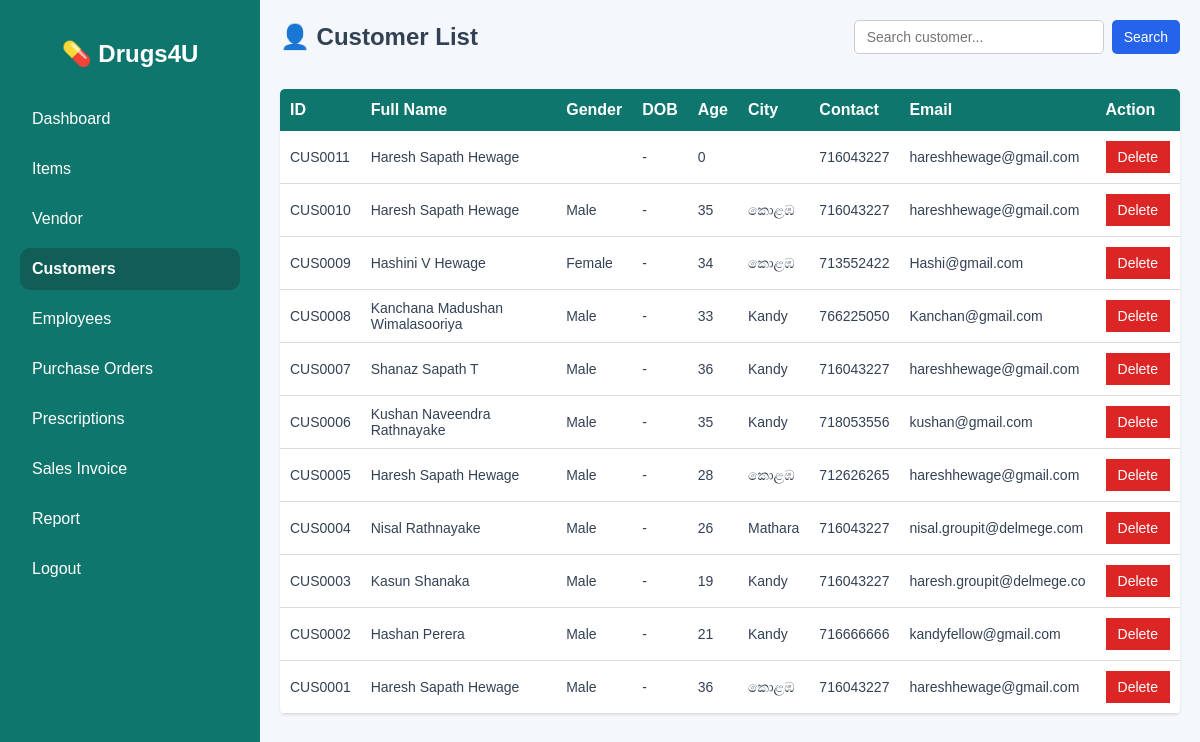
The page /customer_list.php (signed in) on the database as committed earlier.
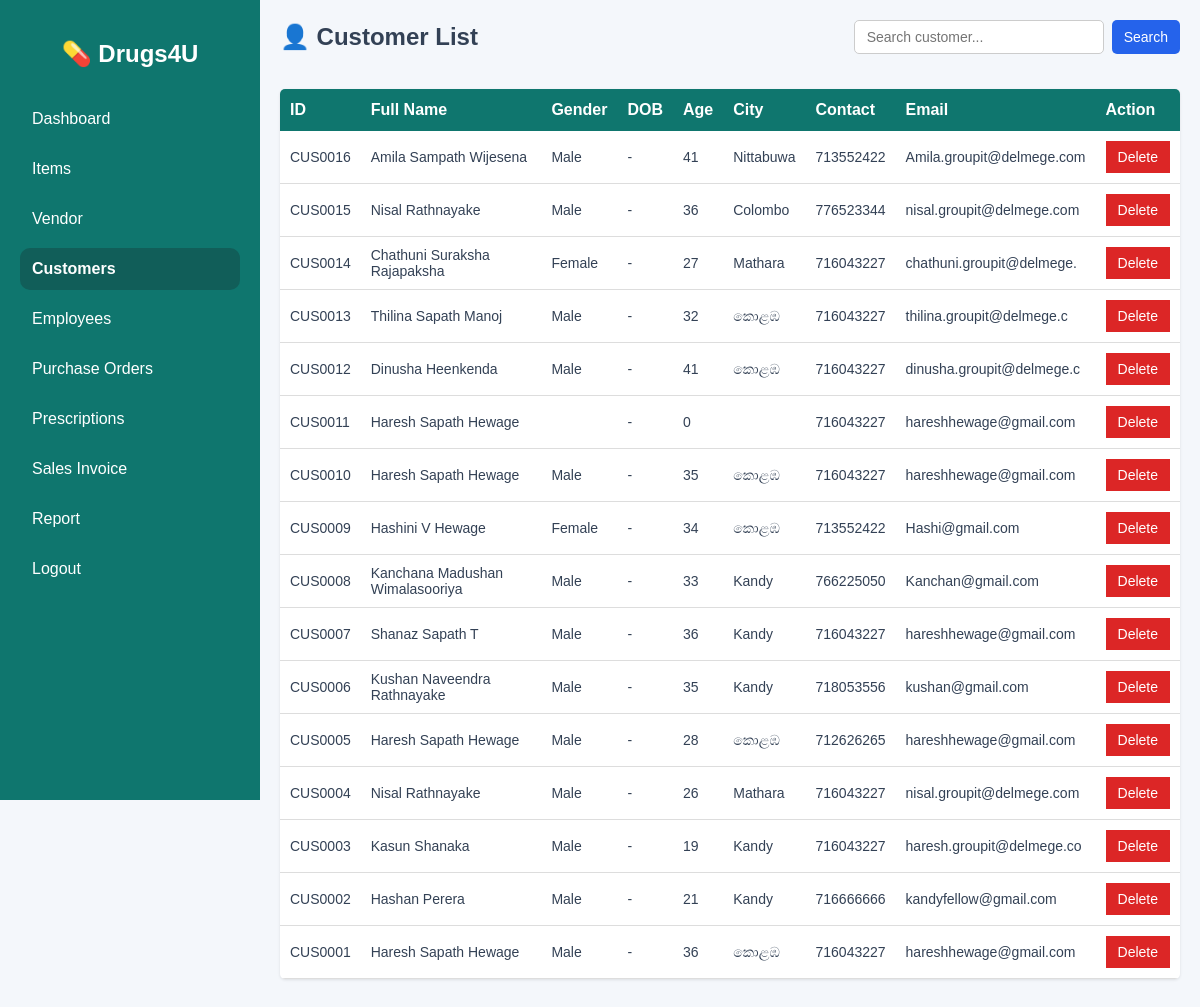
The same page on the database as committed later.
### tables this page shows
CREATE TABLE `customer` (
  `id` int(11) NOT NULL,
  `cus_id` varchar(18) NOT NULL,
  `f_name` varchar(200) NOT NULL,
  `m_name` varchar(200) NOT NULL,
  `s_name` varchar(200) NOT NULL,
  `fl_name` varchar(350) NOT NULL,
  `gender` varchar(10) NOT NULL,
  `dob` date NOT NULL,
  `age` int(3) NOT NULL,
  `address` varchar(500) NOT NULL,
  `city` varchar(250) NOT NULL,
  `con_no` int(25) NOT NULL,
  `email` varchar(25) NOT NULL,
  `pass` varchar(255) NOT NULL
);

### customer_list.php (the view, shortened to what this page needs)
<?php
include 'connection.php';
function runQuery($conn, $sql){
    $result = mysqli_query($conn, $sql);
    return $result;
}
$search = "";
if (isset($_GET['search']) && $_GET['search'] != "") {
    $search = mysqli_real_escape_string($conn, $_GET['search']);
    $sql = "SELECT * FROM customer
            WHERE cus_id LIKE '%$search%'
            OR fl_name LIKE '%$search%'
            OR email LIKE '%$search%'
            OR con_no LIKE '%$search%'
            ORDER BY cus_id DESC";
} else {
    $sql = "SELECT * FROM customer ORDER BY cus_id DESC";
}
$result = runQuery($conn, $sql);
?>
<!DOCTYPE html>
<html lang="en">
<head>
</head>
<body>
<div class="wrapper">
    <div class="sidebar">
        <h2>💊 Drugs4U</h2>
        <a href="dashboard.php">Dashboard</a>
        <a href="item.php">Items</a>
	    <a href="vendor.php">Vendor</a>
        <a href="customer_list.php" class="active">Customers</a>
        <a href="employee_reg.php">Employees</a>
        <a href="purchase_order.php">Purchase Orders</a>
        <a href="prescription_list.php">Prescriptions</a>
	    <a href="sales_invoice.php">Sales Invoice</a>
        <a href="report.php">Report</a>
        <a href="logout.php">Logout</a>
    </div>
    <div class="main-content">
        <div class="top-bar">
            <h2>👤 Customer List</h2>
            <div class="action-buttons">
                <form method="GET" class="search-form">
                    <input type="text" name="search" class="search-input" placeholder="Search customer..." value="<?= htmlspecialchars($search); ?>">
                    <button type="submit" class="po-btn">Search</button>
                </form>
            </div>
        </div>
        <div class="container">
            <div class="table-responsive">
                <table>
                    <thead>
                        <tr>
                            <th>ID</th>
                            <th>Full Name</th>
                            <th>Gender</th>
                            <th>DOB</th>
                            <th>Age</th>
                            <th>City</th>
                            <th>Contact</th>
                            <th>Email</th>
                            <th>Action</th>
                        </tr>
                    </thead>
                    <tbody>
                        <?php if(mysqli_num_rows($result) > 0) { ?>
                            <?php while ($row = mysqli_fetch_assoc($result)) { ?>
                            <tr>
                                <td><?= htmlspecialchars($row['cus_id'] ?? '-'); ?></td>
                                <td><?= htmlspecialchars($row['fl_name'] ?? '-'); ?></td>
                                <td><?= htmlspecialchars($row['gender'] ?? '-'); ?></td>
                                <td><?= htmlspecialchars($row['DOB'] ?? '-'); ?></td>
                                <td><?= htmlspecialchars($row['age'] ?? '-'); ?></td>
                                <td><?= htmlspecialchars($row['city'] ?? '-'); ?></td>
                                <td><?= htmlspecialchars($row['con_no'] ?? '-'); ?></td>
                                <td><?= htmlspecialchars($row['email'] ?? '-'); ?></td>
                                <td>
                                    <div class="action-cell">
                                        <a href="?delete=<?= urlencode($row['cus_id']); ?>" class="del-btn" onclick="return confirm('Delete this customer?')">
                                            <button type="button" class="del-btn">Delete</button>
                                        </a>
                                    </div>
                                </td>
                            </tr>
                            <?php } ?>
                        <?php } else { ?> <tr>
                                <td colspan="9" style="text-align: center; padding: 20px; color: #64748b;">No customers found.</td>
                            </tr>
                        <?php } ?>
                    </tbody>
                </table>
            </div>
        </div>
    </div>
</div>
</body>
</html>

### customer_list.php (style rules this page uses)
body { font-family: Arial, sans-serif; background: #f4f7fb; margin: 0; }
.wrapper { display: flex; flex-direction: row; }
.sidebar { width: 260px; background: #0f766e; color: #fff; height: 100vh; position: fixed; padding: 20px; box-sizing: border-box; overflow-y: auto; z-index: 100; }
.sidebar h2 { text-align: center; margin-bottom: 30px; }
.sidebar a { display: block; color: #fff; text-decoration: none; padding: 12px; margin-bottom: 8px; border-radius: 10px; }
.main-content { margin-left: 260px; width: calc(100% - 260px); box-sizing: border-box; }
.container { padding: 20px; }
.top-bar { padding: 20px 20px 15px 20px; display: flex; flex-wrap: wrap; justify-content: space-between; align-items: center; gap: 15px; }
.top-bar h2 { margin: 0; color: #334155; }
.action-buttons { display: flex; gap: 10px; align-items: center; }
.search-form { display: flex; gap: 8px; }
input { padding: 8px 12px; box-sizing: border-box; border: 1px solid #ccc; border-radius: 5px; font-size: 14px; }
.search-input { width: 250px; }
button { padding: 8px 12px; border: none; border-radius: 5px; cursor: pointer; font-size: 14px; }
.po-btn { background: #2563eb; color: #fff; }
.del-btn { background: #dc2626; color: #fff; text-decoration: none; display: inline-block; }
.table-responsive { width: 100%; overflow-x: auto; background: #fff; border-radius: 5px; box-shadow: 0 1px 3px rgba(0,0,0,0.1); margin-bottom: 20px; }
table { width: 100%; border-collapse: collapse; min-width: 800px; }
th { background: #0f766e; color: #fff; padding: 12px 10px; text-align: left; }
td { padding: 10px; border-bottom: 1px solid #ddd; color: #334155; font-size: 14px; }
.action-cell { display: flex; gap: 5px; flex-wrap: wrap; }
.sidebar a.active { background: #115e59; font-weight: bold; }

Rows that differ between the two databases and show on the page:
added customer: cus "CUS0016", fl_name "Amila Sampath Wijesena", gender "Male", DOB "-", age "41", city "Nittabuwa", con_no "713552422", email "Amila.groupit@delmege.com"
added customer: cus "CUS0015", fl_name "Nisal Rathnayake", gender "Male", DOB "-", age "36", city "Colombo", con_no "776523344", email "nisal.groupit@delmege.com"
added customer: cus "CUS0014", fl_name "Chathuni Suraksha Rajapaksha", gender "Female", DOB "-", age "27", city "Mathara", con_no "716043227", email "chathuni.groupit@delmege."
added customer: cus "CUS0013", fl_name "Thilina Sapath Manoj", gender "Male", DOB "-", age "32", city "කොළඹ", con_no "716043227", email "thilina.groupit@delmege.c"
added customer: cus "CUS0012", fl_name "Dinusha Heenkenda", gender "Male", DOB "-", age "41", city "කොළඹ", con_no "716043227", email "dinusha.groupit@delmege.c"
